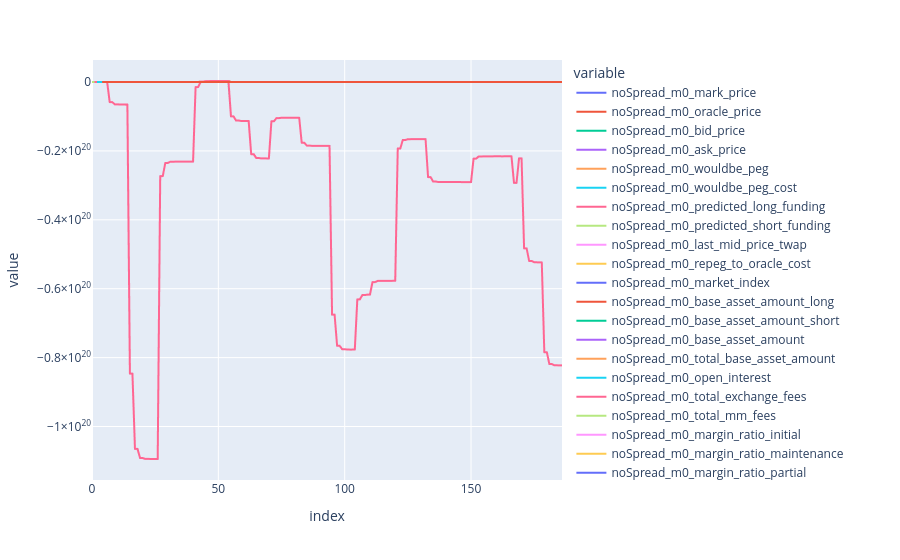

The notebook cell this image was saved under:
### Code cell
results = no_spread_result_df
keep_columns = results.columns
keep_columns = [c for c in keep_columns if results[c].dtype == float or results[c].dtype == int]
results[keep_columns].plot()

### Figure 1 — Plotly figure (JSON) as saved in the notebook; plotly's stock layout.template omitted (floating-point values rounded to 4 significant figures; data arrays with more than 128 entries replaced by an {"elided": "..."} marker saying what was removed)
{"data": [{"hovertemplate": "variable=noSpread_m0_mark_price<br>index=%{x}<br>value=%{y}<extra></extra>", "legendgroup": "noSpread_m0_mark_price", "line": {"color": "#636efa", "dash": "solid"}, "marker": {"symbol": "circle"}, "mode": "lines", "name": "noSpread_m0_mark_price", "showlegend": true, "type": "scattergl", "x": {"elided": "187 int values"}, "xaxis": "x", "y": {"elided": "187 float values"}, "yaxis": "y"}, {"hovertemplate": "variable=noSpread_m0_oracle_price<br>index=%{x}<br>value=%{y}<extra></extra>", "legendgroup": "noSpread_m0_oracle_price", "line": {"color": "#EF553B", "dash": "solid"}, "marker": {"symbol": "circle"}, "mode": "lines", "name": "noSpread_m0_oracle_price", "showlegend": true, "type": "scattergl", "x": {"elided": "187 int values"}, "xaxis": "x", "y": {"elided": "187 float values"}, "yaxis": "y"}, {"hovertemplate": "variable=noSpread_m0_bid_price<br>index=%{x}<br>value=%{y}<extra></extra>", "legendgroup": "noSpread_m0_bid_price", "line": {"color": "#00cc96", "dash": "solid"}, "marker": {"symbol": "circle"}, "mode": "lines", "name": "noSpread_m0_bid_price", "showlegend": true, "type": "scattergl", "x": {"elided": "187 int values"}, "xaxis": "x", "y": {"elided": "187 float values"}, "yaxis": "y"}, {"hovertemplate": "variable=noSpread_m0_ask_price<br>index=%{x}<br>value=%{y}<extra></extra>", "legendgroup": "noSpread_m0_ask_price", "line": {"color": "#ab63fa", "dash": "solid"}, "marker": {"symbol": "circle"}, "mode": "lines", "name": "noSpread_m0_ask_price", "showlegend": true, "type": "scattergl", "x": {"elided": "187 int values"}, "xaxis": "x", "y": {"elided": "187 float values"}, "yaxis": "y"}, {"hovertemplate": "variable=noSpread_m0_wouldbe_peg<br>index=%{x}<br>value=%{y}<extra></extra>", "legendgroup": "noSpread_m0_wouldbe_peg", "line": {"color": "#FFA15A", "dash": "solid"}, "marker": {"symbol": "circle"}, "mode": "lines", "name": "noSpread_m0_wouldbe_peg", "showlegend": true, "type": "scattergl", "x": {"elided": "187 int values"}, "xaxis": "x", "y": {"elided": "187 float values"}, "yaxis": "y"}, {"hovertemplate": "variable=noSpread_m0_wouldbe_peg_cost<br>index=%{x}<br>value=%{y}<extra></extra>", "legendgroup": "noSpread_m0_wouldbe_peg_cost", "line": {"color": "#19d3f3", "dash": "solid"}, "marker": {"symbol": "circle"}, "mode": "lines", "name": "noSpread_m0_wouldbe_peg_cost", "showlegend": true, "type": "scattergl", "x": {"elided": "187 int values"}, "xaxis": "x", "y": {"elided": "187 int values"}, "yaxis": "y"}, {"hovertemplate": "variable=noSpread_m0_predicted_long_funding<br>index=%{x}<br>value=%{y}<extra></extra>", "legendgroup": "noSpread_m0_predicted_long_funding", "line": {"color": "#FF6692", "dash": "solid"}, "marker": {"symbol": "circle"}, "mode": "lines", "name": "noSpread_m0_predicted_long_funding", "showlegend": true, "type": "scattergl", "x": {"elided": "187 int values"}, "xaxis": "x", "y": {"elided": "187 float values"}, "yaxis": "y"}, {"hovertemplate": "variable=noSpread_m0_predicted_short_funding<br>index=%{x}<br>value=%{y}<extra></extra>", "legendgroup": "noSpread_m0_predicted_short_funding", "line": {"color": "#B6E880", "dash": "solid"}, "marker": {"symbol": "circle"}, "mode": "lines", "name": "noSpread_m0_predicted_short_funding", "showlegend": true, "type": "scattergl", "x": {"elided": "187 int values"}, "xaxis": "x", "y": {"elided": "187 float values"}, "yaxis": "y"}, {"hovertemplate": "variable=noSpread_m0_last_mid_price_twap<br>index=%{x}<br>value=%{y}<extra></extra>", "legendgroup": "noSpread_m0_last_mid_price_twap", "line": {"color": "#FF97FF", "dash": "solid"}, "marker": {"symbol": "circle"}, "mode": "lines", "name": "noSpread_m0_last_mid_price_twap", "showlegend": true, "type": "scattergl", "x": {"elided": "187 int values"}, "xaxis": "x", "y": {"elided": "187 float values"}, "yaxis": "y"}, {"hovertemplate": "variable=noSpread_m0_repeg_to_oracle_cost<br>index=%{x}<br>value=%{y}<extra></extra>", "legendgroup": "noSpread_m0_repeg_to_oracle_cost", "line": {"color": "#FECB52", "dash": "solid"}, "marker": {"symbol": "circle"}, "mode": "lines", "name": "noSpread_m0_repeg_to_oracle_cost", "showlegend": true, "type": "scattergl", "x": {"elided": "187 int values"}, "xaxis": "x", "y": {"elided": "187 float values"}, "yaxis": "y"}, {"hovertemplate": "variable=noSpread_m0_market_index<br>index=%{x}<br>value=%{y}<extra></extra>", "legendgroup": "noSpread_m0_market_index", "line": {"color": "#636efa", "dash": "solid"}, "marker": {"symbol": "circle"}, "mode": "lines", "name": "noSpread_m0_market_index", "showlegend": true, "type": "scattergl", "x": {"elided": "187 int values"}, "xaxis": "x", "y": {"elided": "187 int values"}, "yaxis": "y"}, {"hovertemplate": "variable=noSpread_m0_base_asset_amount_long<br>index=%{x}<br>value=%{y}<extra></extra>", "legendgroup": "noSpread_m0_base_asset_amount_long", "line": {"color": "#EF553B", "dash": "solid"}, "marker": {"symbol": "circle"}, "mode": "lines", "name": "noSpread_m0_base_asset_amount_long", "showlegend": true, "type": "scattergl", "x": {"elided": "187 int values"}, "xaxis": "x", "y": {"elided": "187 int values"}, "yaxis": "y"}, {"hovertemplate": "variable=noSpread_m0_base_asset_amount_short<br>index=%{x}<br>value=%{y}<extra></extra>", "legendgroup": "noSpread_m0_base_asset_amount_short", "line": {"color": "#00cc96", "dash": "solid"}, "marker": {"symbol": "circle"}, "mode": "lines", "name": "noSpread_m0_base_asset_amount_short", "showlegend": true, "type": "scattergl", "x": {"elided": "187 int values"}, "xaxis": "x", "y": {"elided": "187 int values"}, "yaxis": "y"}, {"hovertemplate": "variable=noSpread_m0_base_asset_amount<br>index=%{x}<br>value=%{y}<extra></extra>", "legendgroup": "noSpread_m0_base_asset_amount", "line": {"color": "#ab63fa", "dash": "solid"}, "marker": {"symbol": "circle"}, "mode": "lines", "name": "noSpread_m0_base_asset_amount", "showlegend": true, "type": "scattergl", "x": {"elided": "187 int values"}, "xaxis": "x", "y": {"elided": "187 int values"}, "yaxis": "y"}, {"hovertemplate": "variable=noSpread_m0_total_base_asset_amount<br>index=%{x}<br>value=%{y}<extra></extra>", "legendgroup": "noSpread_m0_total_base_asset_amount", "line": {"color": "#FFA15A", "dash": "solid"}, "marker": {"symbol": "circle"}, "mode": "lines", "name": "noSpread_m0_total_base_asset_amount", "showlegend": true, "type": "scattergl", "x": {"elided": "187 int values"}, "xaxis": "x", "y": {"elided": "187 int values"}, "yaxis": "y"}, {"hovertemplate": "variable=noSpread_m0_open_interest<br>index=%{x}<br>value=%{y}<extra></extra>", "legendgroup": "noSpread_m0_open_interest", "line": {"color": "#19d3f3", "dash": "solid"}, "marker": {"symbol": "circle"}, "mode": "lines", "name": "noSpread_m0_open_interest", "showlegend": true, "type": "scattergl", "x": {"elided": "187 int values"}, "xaxis": "x", "y": {"elided": "187 int values"}, "yaxis": "y"}, {"hovertemplate": "variable=noSpread_m0_total_exchange_fees<br>index=%{x}<br>value=%{y}<extra></extra>", "legendgroup": "noSpread_m0_total_exchange_fees", "line": {"color": "#FF6692", "dash": "solid"}, "marker": {"symbol": "circle"}, "mode": "lines", "name": "noSpread_m0_total_exchange_fees", "showlegend": true, "type": "scattergl", "x": {"elided": "187 int values"}, "xaxis": "x", "y": {"elided": "187 float values"}, "yaxis": "y"}, {"hovertemplate": "variable=noSpread_m0_total_mm_fees<br>index=%{x}<br>value=%{y}<extra></extra>", "legendgroup": "noSpread_m0_total_mm_fees", "line": {"color": "#B6E880", "dash": "solid"}, "marker": {"symbol": "circle"}, "mode": "lines", "name": "noSpread_m0_total_mm_fees", "showlegend": true, "type": "scattergl", "x": {"elided": "187 int values"}, "xaxis": "x", "y": {"elided": "187 int values"}, "yaxis": "y"}, {"hovertemplate": "variable=noSpread_m0_margin_ratio_initial<br>index=%{x}<br>value=%{y}<extra></extra>", "legendgroup": "noSpread_m0_margin_ratio_initial", "line": {"color": "#FF97FF", "dash": "solid"}, "marker": {"symbol": "circle"}, "mode": "lines", "name": "noSpread_m0_margin_ratio_initial", "showlegend": true, "type": "scattergl", "x": {"elided": "187 int values"}, "xaxis": "x", "y": {"elided": "187 int values"}, "yaxis": "y"}, {"hovertemplate": "variable=noSpread_m0_margin_ratio_maintenance<br>index=%{x}<br>value=%{y}<extra></extra>", "legendgroup": "noSpread_m0_margin_ratio_maintenance", "line": {"color": "#FECB52", "dash": "solid"}, "marker": {"symbol": "circle"}, "mode": "lines", "name": "noSpread_m0_margin_ratio_maintenance", "showlegend": true, "type": "scattergl", "x": {"elided": "187 int values"}, "xaxis": "x", "y": {"elided": "187 int values"}, "yaxis": "y"}, {"hovertemplate": "variable=noSpread_m0_margin_ratio_partial<br>index=%{x}<br>value=%{y}<extra></extra>", "legendgroup": "noSpread_m0_margin_ratio_partial", "line": {"color": "#636efa", "dash": "solid"}, "marker": {"symbol": "circle"}, "mode": "lines", "name": "noSpread_m0_margin_ratio_partial", "showlegend": true, "type": "scattergl", "x": {"elided": "187 int values"}, "xaxis": "x", "y": {"elided": "187 int values"}, "yaxis": "y"}, {"hovertemplate": "variable=noSpread_m0_funding_period<br>index=%{x}<br>value=%{y}<extra></extra>", "legendgroup": "noSpread_m0_funding_period", "line": {"color": "#EF553B", "dash": "solid"}, "marker": {"symbol": "circle"}, "mode": "lines", "name": "noSpread_m0_funding_period", "showlegend": true, "type": "scattergl", "x": {"elided": "187 int values"}, "xaxis": "x", "y": {"elided": "187 int values"}, "yaxis": "y"}, {"hovertemplate": "variable=noSpread_m0_peg_multiplier<br>index=%{x}<br>value=%{y}<extra></extra>", "legendgroup": "noSpread_m0_peg_multiplier", "line": {"color": "#00cc96", "dash": "solid"}, "marker": {"symbol": "circle"}, "mode": "lines", "name": "noSpread_m0_peg_multiplier", "showlegend": true, "type": "scattergl", "x": {"elided": "187 int values"}, "xaxis": "x", "y": {"elided": "187 int values"}, "yaxis": "y"}, {"hovertemplate": "variable=noSpread_m0_last_funding_rate<br>index=%{x}<br>value=%{y}<extra></extra>", "legendgroup": "noSpread_m0_last_funding_rate", "line": {"color": "#ab63fa", "dash": "solid"}, "marker": {"symbol": "circle"}, "mode": "lines", "name": "noSpread_m0_last_funding_rate", "showlegend": true, "type": "scattergl", "x": {"elided": "187 int values"}, "xaxis": "x", "y": {"elided": "187 int values"}, "yaxis": "y"}, {"hovertemplate": "variable=noSpread_m0_last_funding_rate_ts<br>index=%{x}<br>value=%{y}<extra></extra>", "legendgroup": "noSpread_m0_last_funding_rate_ts", "line": {"color": "#FFA15A", "dash": "solid"}, "marker": {"symbol": "circle"}, "mode": "lines", "name": "noSpread_m0_last_funding_rate_ts", "showlegend": true, "type": "scattergl", "x": {"elided": "187 int values"}, "xaxis": "x", "y": {"elided": "187 int values"}, "yaxis": "y"}, {"hovertemplate": "variable=noSpread_m0_cumulative_funding_rate_long<br>index=%{x}<br>value=%{y}<extra></extra>", "legendgroup": "noSpread_m0_cumulative_funding_rate_long", "line": {"color": "#19d3f3", "dash": "solid"}, "marker": {"symbol": "circle"}, "mode": "lines", "name": "noSpread_m0_cumulative_funding_rate_long", "showlegend": true, "type": "scattergl", "x": {"elided": "187 int values"}, "xaxis": "x", "y": {"elided": "187 int values"}, "yaxis": "y"}, {"hovertemplate": "variable=noSpread_m0_cumulative_funding_rate_short<br>index=%{x}<br>value=%{y}<extra></extra>", "legendgroup": "noSpread_m0_cumulative_funding_rate_short", "line": {"color": "#FF6692", "dash": "solid"}, "marker": {"symbol": "circle"}, "mode": "lines", "name": "noSpread_m0_cumulative_funding_rate_short", "showlegend": true, "type": "scattergl", "x": {"elided": "187 int values"}, "xaxis": "x", "y": {"elided": "187 int values"}, "yaxis": "y"}, {"hovertemplate": "variable=noSpread_m0_last_oracle_price<br>index=%{x}<br>value=%{y}<extra></extra>", "legendgroup": "noSpread_m0_last_oracle_price", "line": {"color": "#B6E880", "dash": "solid"}, "marker": {"symbol": "circle"}, "mode": "lines", "name": "noSpread_m0_last_oracle_price", "showlegend": true, "type": "scattergl", "x": {"elided": "187 int values"}, "xaxis": "x", "y": {"elided": "187 float values"}, "yaxis": "y"}, {"hovertemplate": "variable=noSpread_m0_last_oracle_conf<br>index=%{x}<br>value=%{y}<extra></extra>", "legendgroup": "noSpread_m0_last_oracle_conf", "line": {"color": "#FF97FF", "dash": "solid"}, "marker": {"symbol": "circle"}, "mode": "lines", "name": "noSpread_m0_last_oracle_conf", "showlegend": true, "type": "scattergl", "x": {"elided": "187 int values"}, "xaxis": "x", "y": {"elided": "187 int values"}, "yaxis": "y"}, {"hovertemplate": "variable=noSpread_m0_last_oracle_normalised_price<br>index=%{x}<br>value=%{y}<extra></extra>", "legendgroup": "noSpread_m0_last_oracle_normalised_price", "line": {"color": "#FECB52", "dash": "solid"}, "marker": {"symbol": "circle"}, "mode": "lines", "name": "noSpread_m0_last_oracle_normalised_price", "showlegend": true, "type": "scattergl", "x": {"elided": "187 int values"}, "xaxis": "x", "y": {"elided": "187 float values"}, "yaxis": "y"}, {"hovertemplate": "variable=noSpread_m0_last_oracle_price_twap<br>index=%{x}<br>value=%{y}<extra></extra>", "legendgroup": "noSpread_m0_last_oracle_price_twap", "line": {"color": "#636efa", "dash": "solid"}, "marker": {"symbol": "circle"}, "mode": "lines", "name": "noSpread_m0_last_oracle_price_twap", "showlegend": true, "type": "scattergl", "x": {"elided": "187 int values"}, "xaxis": "x", "y": {"elided": "187 float values"}, "yaxis": "y"}, {"hovertemplate": "variable=noSpread_m0_last_oracle_price_twap_ts<br>index=%{x}<br>value=%{y}<extra></extra>", "legendgroup": "noSpread_m0_last_oracle_price_twap_ts", "line": {"color": "#EF553B", "dash": "solid"}, "marker": {"symbol": "circle"}, "mode": "lines", "name": "noSpread_m0_last_oracle_price_twap_ts", "showlegend": true, "type": "scattergl", "x": {"elided": "187 int values"}, "xaxis": "x", "y": {"elided": "187 int values"}, "yaxis": "y"}, {"hovertemplate": "variable=noSpread_m0_last_mark_price_twap<br>index=%{x}<br>value=%{y}<extra></extra>", "legendgroup": "noSpread_m0_last_mark_price_twap", "line": {"color": "#00cc96", "dash": "solid"}, "marker": {"symbol": "circle"}, "mode": "lines", "name": "noSpread_m0_last_mark_price_twap", "showlegend": true, "type": "scattergl", "x": {"elided": "187 int values"}, "xaxis": "x", "y": {"elided": "187 float values"}, "yaxis": "y"}, {"hovertemplate": "variable=noSpread_m0_last_bid_price_twap<br>index=%{x}<br>value=%{y}<extra></extra>", "legendgroup": "noSpread_m0_last_bid_price_twap", "line": {"color": "#ab63fa", "dash": "solid"}, "marker": {"symbol": "circle"}, "mode": "lines", "name": "noSpread_m0_last_bid_price_twap", "showlegend": true, "type": "scattergl", "x": {"elided": "187 int values"}, "xaxis": "x", "y": {"elided": "187 float values"}, "yaxis": "y"}, {"hovertemplate": "variable=noSpread_m0_last_ask_price_twap<br>index=%{x}<br>value=%{y}<extra></extra>", "legendgroup": "noSpread_m0_last_ask_price_twap", "line": {"color": "#FFA15A", "dash": "solid"}, "marker": {"symbol": "circle"}, "mode": "lines", "name": "noSpread_m0_last_ask_price_twap", "showlegend": true, "type": "scattergl", "x": {"elided": "187 int values"}, "xaxis": "x", "y": {"elided": "187 float values"}, "yaxis": "y"}, {"hovertemplate": "variable=noSpread_m0_last_mark_price_twap_ts<br>index=%{x}<br>value=%{y}<extra></extra>", "legendgroup": "noSpread_m0_last_mark_price_twap_ts", "line": {"color": "#19d3f3", "dash": "solid"}, "marker": {"symbol": "circle"}, "mode": "lines", "name": "noSpread_m0_last_mark_price_twap_ts", "showlegend": true, "type": "scattergl", "x": {"elided": "187 int values"}, "xaxis": "x", "y": {"elided": "187 int values"}, "yaxis": "y"}, {"hovertemplate": "variable=noSpread_m0_net_base_asset_amount<br>index=%{x}<br>value=%{y}<extra></extra>", "legendgroup": "noSpread_m0_net_base_asset_amount", "line": {"color": "#FF6692", "dash": "solid"}, "marker": {"symbol": "circle"}, "mode": "lines", "name": "noSpread_m0_net_base_asset_amount", "showlegend": true, "type": "scattergl", "x": {"elided": "187 int values"}, "xaxis": "x", "y": {"elided": "187 int values"}, "yaxis": "y"}, {"hovertemplate": "variable=noSpread_m0_base_spread<br>index=%{x}<br>value=%{y}<extra></extra>", "legendgroup": "noSpread_m0_base_spread", "line": {"color": "#B6E880", "dash": "solid"}, "marker": {"symbol": "circle"}, "mode": "lines", "name": "noSpread_m0_base_spread", "showlegend": true, "type": "scattergl", "x": {"elided": "187 int values"}, "xaxis": "x", "y": {"elided": "187 int values"}, "yaxis": "y"}, {"hovertemplate": "variable=noSpread_m0_mark_std<br>index=%{x}<br>value=%{y}<extra></extra>", "legendgroup": "noSpread_m0_mark_std", "line": {"color": "#FF97FF", "dash": "solid"}, "marker": {"symbol": "circle"}, "mode": "lines", "name": "noSpread_m0_mark_std", "showlegend": true, "type": "scattergl", "x": {"elided": "187 int values"}, "xaxis": "x", "y": {"elided": "187 float values"}, "yaxis": "y"}, {"hovertemplate": "variable=noSpread_m0_buy_intensity<br>index=%{x}<br>value=%{y}<extra></extra>", "legendgroup": "noSpread_m0_buy_intensity", "line": {"color": "#FECB52", "dash": "solid"}, "marker": {"symbol": "circle"}, "mode": "lines", "name": "noSpread_m0_buy_intensity", "showlegend": true, "type": "scattergl", "x": {"elided": "187 int values"}, "xaxis": "x", "y": {"elided": "187 int values"}, "yaxis": "y"}, {"hovertemplate": "variable=noSpread_m0_sell_intensity<br>index=%{x}<br>value=%{y}<extra></extra>", "legendgroup": "noSpread_m0_sell_intensity", "line": {"color": "#636efa", "dash": "solid"}, "marker": {"symbol": "circle"}, "mode": "lines", "name": "noSpread_m0_sell_intensity", "showlegend": true, "type": "scattergl", "x": {"elided": "187 int values"}, "xaxis": "x", "y": {"elided": "187 int values"}, "yaxis": "y"}, {"hovertemplate": "variable=noSpread_m0_last_spread<br>index=%{x}<br>value=%{y}<extra></extra>", "legendgroup": "noSpread_m0_last_spread", "line": {"color": "#EF553B", "dash": "solid"}, "marker": {"symbol": "circle"}, "mode": "lines", "name": "noSpread_m0_last_spread", "showlegend": true, "type": "scattergl", "x": {"elided": "187 int values"}, "xaxis": "x", "y": {"elided": "187 int values"}, "yaxis": "y"}, {"hovertemplate": "variable=noSpread_m0_bid_price_before<br>index=%{x}<br>value=%{y}<extra></extra>", "legendgroup": "noSpread_m0_bid_price_before", "line": {"color": "#00cc96", "dash": "solid"}, "marker": {"symbol": "circle"}, "mode": "lines", "name": "noSpread_m0_bid_price_before", "showlegend": true, "type": "scattergl", "x": {"elided": "187 int values"}, "xaxis": "x", "y": {"elided": "187 float values"}, "yaxis": "y"}, {"hovertemplate": "variable=noSpread_m0_ask_price_before<br>index=%{x}<br>value=%{y}<extra></extra>", "legendgroup": "noSpread_m0_ask_price_before", "line": {"color": "#ab63fa", "dash": "solid"}, "marker": {"symbol": "circle"}, "mode": "lines", "name": "noSpread_m0_ask_price_before", "showlegend": true, "type": "scattergl", "x": {"elided": "187 int values"}, "xaxis": "x", "y": {"elided": "187 float values"}, "yaxis": "y"}, {"hovertemplate": "variable=noSpread_m0_total_fee<br>index=%{x}<br>value=%{y}<extra></extra>", "legendgroup": "noSpread_m0_total_fee", "line": {"color": "#FFA15A", "dash": "solid"}, "marker": {"symbol": "circle"}, "mode": "lines", "name": "noSpread_m0_total_fee", "showlegend": true, "type": "scattergl", "x": {"elided": "187 int values"}, "xaxis": "x", "y": {"elided": "187 float values"}, "yaxis": "y"}, {"hovertemplate": "variable=noSpread_m0_total_fee_minus_distributions<br>index=%{x}<br>value=%{y}<extra></extra>", "legendgroup": "noSpread_m0_total_fee_minus_distributions", "line": {"color": "#19d3f3", "dash": "solid"}, "marker": {"symbol": "circle"}, "mode": "lines", "name": "noSpread_m0_total_fee_minus_distributions", "showlegend": true, "type": "scattergl", "x": {"elided": "187 int values"}, "xaxis": "x", "y": {"elided": "187 float values"}, "yaxis": "y"}, {"hovertemplate": "variable=noSpread_m0_minimum_quote_asset_trade_size<br>index=%{x}<br>value=%{y}<extra></extra>", "legendgroup": "noSpread_m0_minimum_quote_asset_trade_size", "line": {"color": "#FF6692", "dash": "solid"}, "marker": {"symbol": "circle"}, "mode": "lines", "name": "noSpread_m0_minimum_quote_asset_trade_size", "showlegend": true, "type": "scattergl", "x": {"elided": "187 int values"}, "xaxis": "x", "y": {"elided": "187 int values"}, "yaxis": "y"}, {"hovertemplate": "variable=noSpread_timestamp<br>index=%{x}<br>value=%{y}<extra></extra>", "legendgroup": "noSpread_timestamp", "line": {"color": "#B6E880", "dash": "solid"}, "marker": {"symbol": "circle"}, "mode": "lines", "name": "noSpread_timestamp", "showlegend": true, "type": "scattergl", "x": {"elided": "187 int values"}, "xaxis": "x", "y": {"elided": "187 int values"}, "yaxis": "y"}, {"hovertemplate": "variable=noSpread_u0_collateral<br>index=%{x}<br>value=%{y}<extra></extra>", "legendgroup": "noSpread_u0_collateral", "line": {"color": "#FF97FF", "dash": "solid"}, "marker": {"symbol": "circle"}, "mode": "lines", "name": "noSpread_u0_collateral", "showlegend": true, "type": "scattergl", "x": {"elided": "187 int values"}, "xaxis": "x", "y": {"elided": "187 float values"}, "yaxis": "y"}, {"hovertemplate": "variable=noSpread_u0_free_collateral<br>index=%{x}<br>value=%{y}<extra></extra>", "legendgroup": "noSpread_u0_free_collateral", "line": {"color": "#FECB52", "dash": "solid"}, "marker": {"symbol": "circle"}, "mode": "lines", "name": "noSpread_u0_free_collateral", "showlegend": true, "type": "scattergl", "x": {"elided": "187 int values"}, "xaxis": "x", "y": {"elided": "187 float values"}, "yaxis": "y"}, {"hovertemplate": "variable=noSpread_u0_margin_ratio<br>index=%{x}<br>value=%{y}<extra></extra>", "legendgroup": "noSpread_u0_margin_ratio", "line": {"color": "#636efa", "dash": "solid"}, "marker": {"symbol": "circle"}, "mode": "lines", "name": "noSpread_u0_margin_ratio", "showlegend": true, "type": "scattergl", "x": {"elided": "187 int values"}, "xaxis": "x", "y": {"elided": "187 float values"}, "yaxis": "y"}, {"hovertemplate": "variable=noSpread_u0_total_position_value<br>index=%{x}<br>value=%{y}<extra></extra>", "legendgroup": "noSpread_u0_total_position_value", "line": {"color": "#EF553B", "dash": "solid"}, "marker": {"symbol": "circle"}, "mode": "lines", "name": "noSpread_u0_total_position_value", "showlegend": true, "type": "scattergl", "x": {"elided": "187 int values"}, "xaxis": "x", "y": {"elided": "187 float values"}, "yaxis": "y"}, {"hovertemplate": "variable=noSpread_u0_total_fee_paid<br>index=%{x}<br>value=%{y}<extra></extra>", "legendgroup": "noSpread_u0_total_fee_paid", "line": {"color": "#00cc96", "dash": "solid"}, "marker": {"symbol": "circle"}, "mode": "lines", "name": "noSpread_u0_total_fee_paid", "showlegend": true, "type": "scattergl", "x": {"elided": "187 int values"}, "xaxis": "x", "y": {"elided": "187 float values"}, "yaxis": "y"}, {"hovertemplate": "variable=noSpread_u0_total_fee_rebate<br>index=%{x}<br>value=%{y}<extra></extra>", "legendgroup": "noSpread_u0_total_fee_rebate", "line": {"color": "#ab63fa", "dash": "solid"}, "marker": {"symbol": "circle"}, "mode": "lines", "name": "noSpread_u0_total_fee_rebate", "showlegend": true, "type": "scattergl", "x": {"elided": "187 int values"}, "xaxis": "x", "y": {"elided": "187 int values"}, "yaxis": "y"}, {"hovertemplate": "variable=noSpread_u0_open_orders<br>index=%{x}<br>value=%{y}<extra></extra>", "legendgroup": "noSpread_u0_open_orders", "line": {"color": "#FFA15A", "dash": "solid"}, "marker": {"symbol": "circle"}, "mode": "lines", "name": "noSpread_u0_open_orders", "showlegend": true, "type": "scattergl", "x": {"elided": "187 int values"}, "xaxis": "x", "y": {"elided": "187 int values"}, "yaxis": "y"}, {"hovertemplate": "variable=noSpread_u0_cumulative_deposits<br>index=%{x}<br>value=%{y}<extra></extra>", "legendgroup": "noSpread_u0_cumulative_deposits", "line": {"color": "#19d3f3", "dash": "solid"}, "marker": {"symbol": "circle"}, "mode": "lines", "name": "noSpread_u0_cumulative_deposits", "showlegend": true, "type": "scattergl", "x": {"elided": "187 int values"}, "xaxis": "x", "y": {"elided": "187 int values"}, "yaxis": "y"}, {"hovertemplate": "variable=noSpread_u0_total_collateral<br>index=%{x}<br>value=%{y}<extra></extra>", "legendgroup": "noSpread_u0_total_collateral", "line": {"color": "#FF6692", "dash": "solid"}, "marker": {"symbol": "circle"}, "mode": "lines", "name": "noSpread_u0_total_collateral", "showlegend": true, "type": "scattergl", "x": {"elided": "187 int values"}, "xaxis": "x", "y": {"elided": "187 float values"}, "yaxis": "y"}, {"hovertemplate": "variable=noSpread_u1_collateral<br>index=%{x}<br>value=%{y}<extra></extra>", "legendgroup": "noSpread_u1_collateral", "line": {"color": "#B6E880", "dash": "solid"}, "marker": {"symbol": "circle"}, "mode": "lines", "name": "noSpread_u1_collateral", "showlegend": true, "type": "scattergl", "x": {"elided": "187 int values"}, "xaxis": "x", "y": {"elided": "187 int values"}, "yaxis": "y"}, {"hovertemplate": "variable=noSpread_u1_free_collateral<br>index=%{x}<br>value=%{y}<extra></extra>", "legendgroup": "noSpread_u1_free_collateral", "line": {"color": "#FF97FF", "dash": "solid"}, "marker": {"symbol": "circle"}, "mode": "lines", "name": "noSpread_u1_free_collateral", "showlegend": true, "type": "scattergl", "x": {"elided": "187 int values"}, "xaxis": "x", "y": {"elided": "187 int values"}, "yaxis": "y"}, {"hovertemplate": "variable=noSpread_u1_margin_ratio<br>index=%{x}<br>value=%{y}<extra></extra>", "legendgroup": "noSpread_u1_margin_ratio", "line": {"color": "#FECB52", "dash": "solid"}, "marker": {"symbol": "circle"}, "mode": "lines", "name": "noSpread_u1_margin_ratio", "showlegend": true, "type": "scattergl", "x": {"elided": "187 int values"}, "xaxis": "x", "y": {"elided": "187 null values"}, "yaxis": "y"}, {"hovertemplate": "variable=noSpread_u1_total_position_value<br>index=%{x}<br>value=%{y}<extra></extra>", "legendgroup": "noSpread_u1_total_position_value", "line": {"color": "#636efa", "dash": "solid"}, "marker": {"symbol": "circle"}, "mode": "lines", "name": "noSpread_u1_total_position_value", "showlegend": true, "type": "scattergl", "x": {"elided": "187 int values"}, "xaxis": "x", "y": {"elided": "187 int values"}, "yaxis": "y"}, {"hovertemplate": "variable=noSpread_u1_total_fee_paid<br>index=%{x}<br>value=%{y}<extra></extra>", "legendgroup": "noSpread_u1_total_fee_paid", "line": {"color": "#EF553B", "dash": "solid"}, "marker": {"symbol": "circle"}, "mode": "lines", "name": "noSpread_u1_total_fee_paid", "showlegend": true, "type": "scattergl", "x": {"elided": "187 int values"}, "xaxis": "x", "y": {"elided": "187 int values"}, "yaxis": "y"}, {"hovertemplate": "variable=noSpread_u1_total_fee_rebate<br>index=%{x}<br>value=%{y}<extra></extra>", "legendgroup": "noSpread_u1_total_fee_rebate", "line": {"color": "#00cc96", "dash": "solid"}, "marker": {"symbol": "circle"}, "mode": "lines", "name": "noSpread_u1_total_fee_rebate", "showlegend": true, "type": "scattergl", "x": {"elided": "187 int values"}, "xaxis": "x", "y": {"elided": "187 int values"}, "yaxis": "y"}, {"hovertemplate": "variable=noSpread_u1_open_orders<br>index=%{x}<br>value=%{y}<extra></extra>", "legendgroup": "noSpread_u1_open_orders", "line": {"color": "#ab63fa", "dash": "solid"}, "marker": {"symbol": "circle"}, "mode": "lines", "name": "noSpread_u1_open_orders", "showlegend": true, "type": "scattergl", "x": {"elided": "187 int values"}, "xaxis": "x", "y": {"elided": "187 int values"}, "yaxis": "y"}, {"hovertemplate": "variable=noSpread_u1_cumulative_deposits<br>index=%{x}<br>value=%{y}<extra></extra>", "legendgroup": "noSpread_u1_cumulative_deposits", "line": {"color": "#FFA15A", "dash": "solid"}, "marker": {"symbol": "circle"}, "mode": "lines", "name": "noSpread_u1_cumulative_deposits", "showlegend": true, "type": "scattergl", "x": {"elided": "187 int values"}, "xaxis": "x", "y": {"elided": "187 int values"}, "yaxis": "y"}, {"hovertemplate": "variable=noSpread_u1_total_collateral<br>index=%{x}<br>value=%{y}<extra></extra>", "legendgroup": "noSpread_u1_total_collateral", "line": {"color": "#19d3f3", "dash": "solid"}, "marker": {"symbol": "circle"}, "mode": "lines", "name": "noSpread_u1_total_collateral", "showlegend": true, "type": "scattergl", "x": {"elided": "187 int values"}, "xaxis": "x", "y": {"elided": "187 int values"}, "yaxis": "y"}, {"hovertemplate": "variable=noSpread_u0_m0_base_asset_amount<br>index=%{x}<br>value=%{y}<extra></extra>", "legendgroup": "noSpread_u0_m0_base_asset_amount", "line": {"color": "#FF6692", "dash": "solid"}, "marker": {"symbol": "circle"}, "mode": "lines", "name": "noSpread_u0_m0_base_asset_amount", "showlegend": true, "type": "scattergl", "x": {"elided": "187 int values"}, "xaxis": "x", "y": {"elided": "187 int values"}, "yaxis": "y"}, {"hovertemplate": "variable=noSpread_u0_m0_quote_asset_amount<br>index=%{x}<br>value=%{y}<extra></extra>", "legendgroup": "noSpread_u0_m0_quote_asset_amount", "line": {"color": "#B6E880", "dash": "solid"}, "marker": {"symbol": "circle"}, "mode": "lines", "name": "noSpread_u0_m0_quote_asset_amount", "showlegend": true, "type": "scattergl", "x": {"elided": "187 int values"}, "xaxis": "x", "y": {"elided": "187 float values"}, "yaxis": "y"}, {"hovertemplate": "variable=noSpread_u0_m0_last_cumulative_funding_rate<br>index=%{x}<br>value=%{y}<extra></extra>", "legendgroup": "noSpread_u0_m0_last_cumulative_funding_rate", "line": {"color": "#FF97FF", "dash": "solid"}, "marker": {"symbol": "circle"}, "mode": "lines", "name": "noSpread_u0_m0_last_cumulative_funding_rate", "showlegend": true, "type": "scattergl", "x": {"elided": "187 int values"}, "xaxis": "x", "y": {"elided": "187 int values"}, "yaxis": "y"}, {"hovertemplate": "variable=noSpread_u0_m0_last_funding_rate_ts<br>index=%{x}<br>value=%{y}<extra></extra>", "legendgroup": "noSpread_u0_m0_last_funding_rate_ts", "line": {"color": "#FECB52", "dash": "solid"}, "marker": {"symbol": "circle"}, "mode": "lines", "name": "noSpread_u0_m0_last_funding_rate_ts", "showlegend": true, "type": "scattergl", "x": {"elided": "187 int values"}, "xaxis": "x", "y": {"elided": "187 int values"}, "yaxis": "y"}, {"hovertemplate": "variable=noSpread_u0_m0_upnl<br>index=%{x}<br>value=%{y}<extra></extra>", "legendgroup": "noSpread_u0_m0_upnl", "line": {"color": "#636efa", "dash": "solid"}, "marker": {"symbol": "circle"}, "mode": "lines", "name": "noSpread_u0_m0_upnl", "showlegend": true, "type": "scattergl", "x": {"elided": "187 int values"}, "xaxis": "x", "y": {"elided": "187 float values"}, "yaxis": "y"}, {"hovertemplate": "variable=noSpread_u0_m0_ufunding<br>index=%{x}<br>value=%{y}<extra></extra>", "legendgroup": "noSpread_u0_m0_ufunding", "line": {"color": "#EF553B", "dash": "solid"}, "marker": {"symbol": "circle"}, "mode": "lines", "name": "noSpread_u0_m0_ufunding", "showlegend": true, "type": "scattergl", "x": {"elided": "187 int values"}, "xaxis": "x", "y": {"elided": "187 int values"}, "yaxis": "y"}], "layout": {"legend": {"title": {"text": "variable"}, "tracegroupgap": 0}, "margin": {"t": 60}, "xaxis": {"anchor": "y", "domain": [0, 1], "title": {"text": "index"}}, "yaxis": {"anchor": "x", "domain": [0, 1], "title": {"text": "value"}}}}
